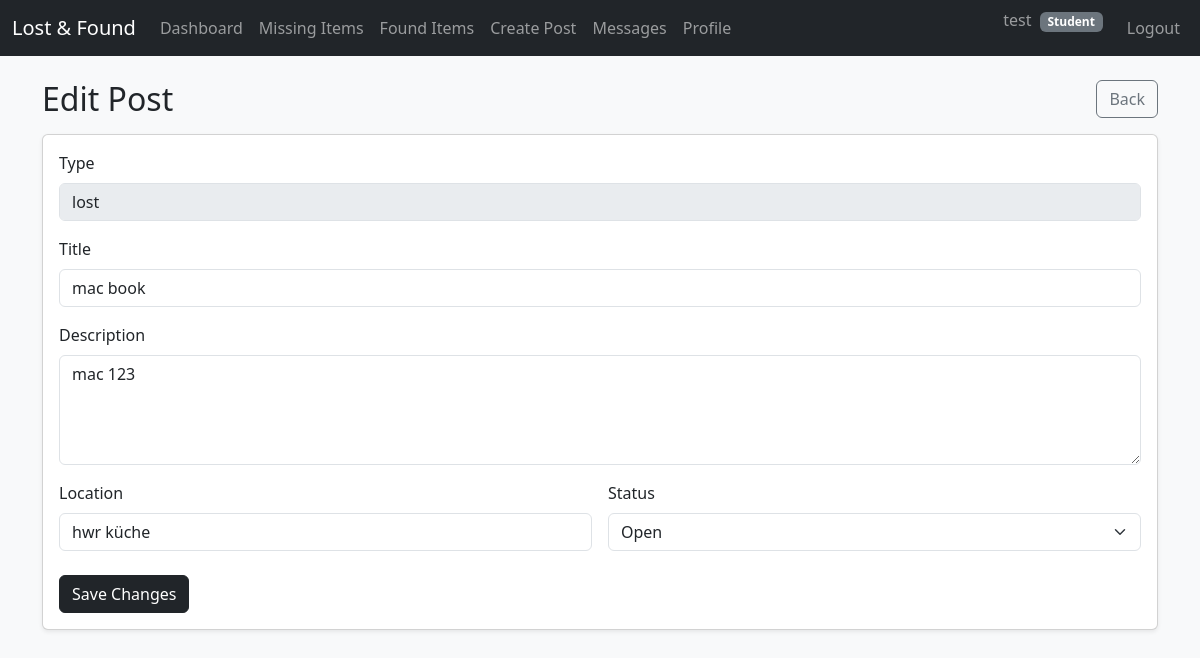
The page /student/post/2/edit (signed in) on the database its author committed.
### db.py (models this page shows)
class ItemPost(db.Model):
    __tablename__ = "item_posts"
    id = db.Column(db.Integer, primary_key=True)
    post_type = db.Column(db.String(10), nullable=False)
    title = db.Column(db.String(200), nullable=False)
    description = db.Column(db.Text, nullable=False)
    location = db.Column(db.String(200))
    status = db.Column(db.String(20), default="open")
    created_by = db.Column(db.Integer, db.ForeignKey("users.id"), nullable=False)
    created_at = db.Column(db.DateTime, default=datetime.utcnow)
    creator = db.relationship("User", backref="posts")

### app.py (the view, shortened to what this page needs)
@app.route("/student/post/<int:post_id>/edit", methods=["GET", "POST"])
@login_required
def student_edit_post(post_id: int):
    post = ItemPost.query.get(post_id)
    if not post:
        return redirect(url_for("student_dashboard"))
    if post.created_by != session["user_id"]:
        return redirect(url_for("student_dashboard"))
    error = None
    return render_template("student/post_form.html", mode="edit", error=error, post=post)

### app.py (called while the page is built)
def login_required(f):
    from functools import wraps
    @wraps(f)
    def wrapper(*args, **kwargs):
        if "user_id" not in session:
            return redirect(url_for("login"))
        return f(*args, **kwargs)
    return wrapper

### templates/student/post_form.html (shortened to what this page needs)
{% extends 'base.html' %}
{% block content %}
<div class="d-flex justify-content-between align-items-center mb-3">
  <h2 class="mb-0">{% if mode == "edit" %}Edit Post{% else %}Create Post{% endif %}</h2>
  <a class="btn btn-outline-secondary" href="{{ url_for('student_dashboard') }}">Back</a>
</div>
<div class="card shadow-sm">
  <div class="card-body">
    <form method="post">
      {% if mode == "new" %}
        <div class="mb-3">
          <label class="form-label">Type</label>
          <select name="post_type" class="form-select" required>
            <option value="" selected disabled>Choose...</option>
            <option value="lost">Lost</option>
            <option value="found">Found</option>
          </select>
        </div>
      {% else %}
        <div class="mb-3">
          <label class="form-label">Type</label>
          <input class="form-control" value="{{ post.post_type }}" disabled>
        </div>
      {% endif %}
      <div class="mb-3">
        <label class="form-label">Title</label>
        <input name="title" class="form-control" required
               value="{{ post.title if post else '' }}">
      </div>
      <div class="mb-3">
        <label class="form-label">Description</label>
        <textarea name="description" class="form-control" rows="4" required>{{ post.description if post else '' }}</textarea>
      </div>
      <div class="row g-3">
        <div class="col-md-6">
          <label class="form-label">Location</label>
          <input name="location" class="form-control"
                 value="{{ post.location if post and post.location else '' }}">
        </div>
        <div class="col-md-6">
          <label class="form-label">Status</label>
          <select name="status" class="form-select" {% if mode == "new" %}disabled{% endif %}>
            <option value="open"    {% if post and post.status == "open" %}selected{% endif %}>Open</option>
          </select>
        </div>
      </div>
      <div class="mt-4">
        <button class="btn btn-dark" type="submit">
          {% if mode == "edit" %}Save Changes{% else %}Create{% endif %}
        </button>
      </div>
    </form>
  </div>
</div>
{% endblock %}

### rows shown on the page
ItemPost: post_type "lost", title "mac book", description "mac 123", location "hwr küche", status "Open"

### other values the page prints
{{ session.get('username') }} "test"
